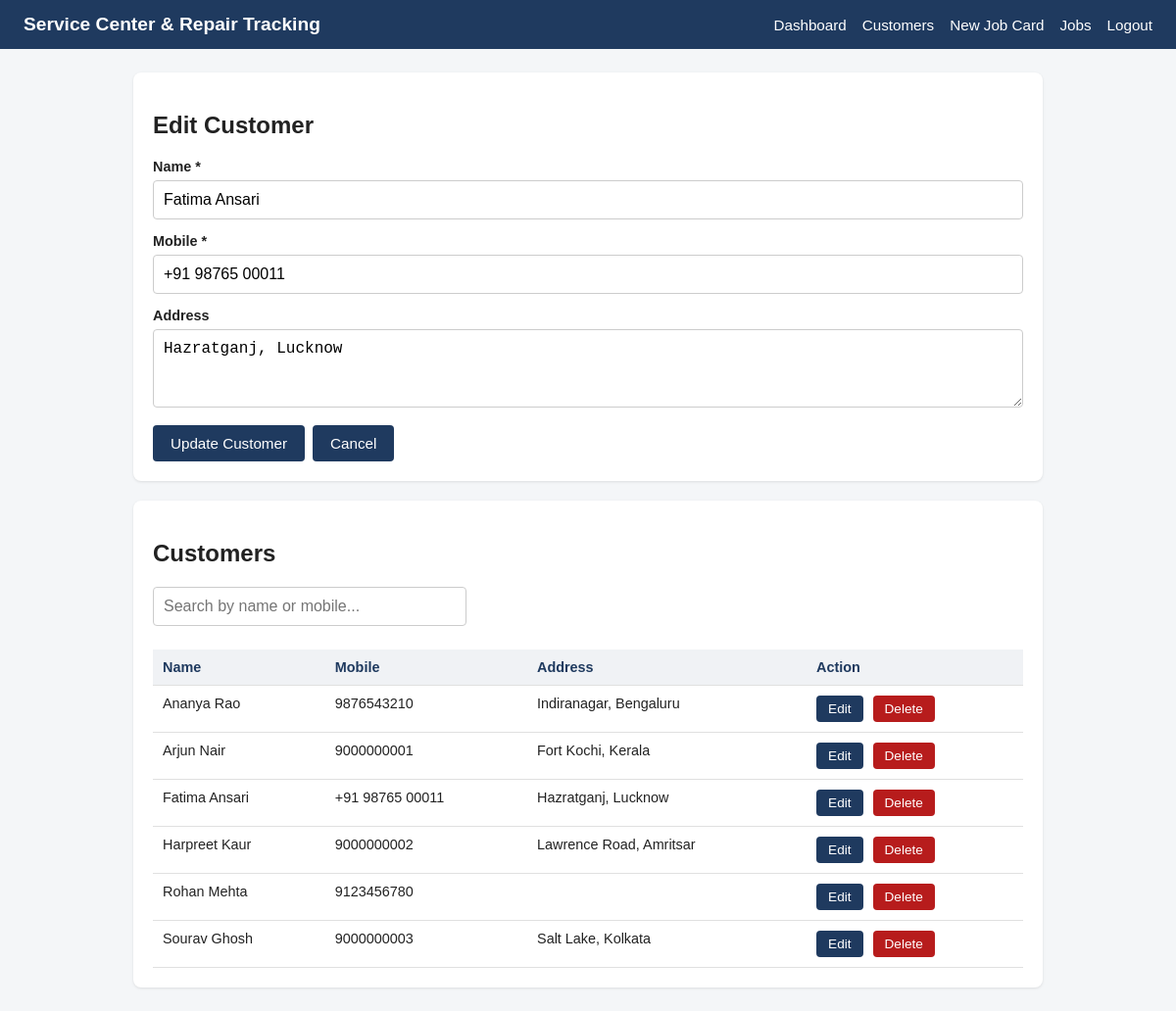
/customers.php?edit=3 (signed in), run on the app's committed database.
### tables this page shows
CREATE TABLE IF NOT EXISTS customers (
    id INT AUTO_INCREMENT PRIMARY KEY,
    name VARCHAR(100) NOT NULL,
    mobile VARCHAR(20) NOT NULL,
    address VARCHAR(255) NULL
);

### includes/customer_rows.php (the view, shortened to what this page needs)
<?php
if (empty($customers)):
?>
<?php
else:
    foreach ($customers as $c):
?>
    <tr>
        <td data-label="Name"><?= htmlspecialchars($c['name']) ?></td>
        <td data-label="Mobile"><?= htmlspecialchars($c['mobile']) ?></td>
        <td data-label="Address"><?= htmlspecialchars($c['address'] ?? '') ?></td>
        <td>
            <a href="customers.php?edit=<?= (int) $c['id'] ?>" class="btn">Edit</a>
            <form method="POST" action="customers.php" class="inline-form"
                  onsubmit="return confirm('Delete <?= htmlspecialchars(addslashes($c['name'])) ?>? This cannot be undone.');">
                <button type="submit" class="btn btn-danger">Delete</button>
            </form>
        </td>
    </tr>
<?php
    endforeach;
endif;

### customers.php (shortened to what this page needs)
<?php
require 'config/db.php';
$editId       = isset($_GET['edit']) ? (int) $_GET['edit'] : 0;
$editCustomer = null;
if ($editId > 0) {
    $stmt = $pdo->prepare('SELECT id, name, mobile, address FROM customers WHERE id = ?');
    $stmt->execute([$editId]);
    $editCustomer = $stmt->fetch();
}
$formHeading = 'Add Customer';
if ($editId > 0) {
    $formHeading = 'Edit Customer';
} elseif (isset($_GET['saved']) || isset($_GET['deleted'])) {
    $formHeading = 'Customer Form';
}
$customers = $pdo->query('SELECT id, name, mobile, address FROM customers ORDER BY name ASC')->fetchAll();
require 'includes/header.php';
?>
<div class="card">
    <h2><?= htmlspecialchars($formHeading) ?></h2>
    <form method="POST" action="customers.php" id="customerForm">
        <label for="name">Name *</label>
        <input type="text" id="name" name="name" required maxlength="100"
               value="<?= htmlspecialchars($editCustomer['name'] ?? '') ?>">
        <label for="mobile">Mobile *</label>
        <input type="text" id="mobile" name="mobile" required
               pattern="[0-9+\-\s]{7,20}" title="Enter a valid mobile number"
               value="<?= htmlspecialchars($editCustomer['mobile'] ?? '') ?>">
        <label for="address">Address</label>
        <textarea id="address" name="address" rows="2" maxlength="255"><?= htmlspecialchars($editCustomer['address'] ?? '') ?></textarea>
        <div class="form-actions">
            <button type="submit"><?= $editId > 0 ? 'Update Customer' : 'Add Customer' ?></button>
            <?php if ($editId > 0): ?>
                <a href="customers.php" class="btn">Cancel</a>
            <?php endif; ?>
        </div>
    </form>
</div>
<div class="card">
    <h2>Customers</h2>
    <input type="text" id="customerSearch" placeholder="Search by name or mobile..." autocomplete="off">
    <div class="table-wrap">
    <table class="data-table stack-table" id="customerTable">
        <thead>
            <tr>
                <th>Name</th>
                <th>Mobile</th>
                <th>Address</th>
                <th>Action</th>
            </tr>
        </thead>
        <tbody id="customerTableBody">
            <?php include 'includes/customer_rows.php'; ?>
        </tbody>
    </table>
    </div>
</div>
<?php require 'includes/footer.php'; ?>

### assets/css/style.css (style rules this page uses)
* { box-sizing: border-box; }
body { margin: 0; font-family: Arial, Helvetica, sans-serif; background: #f4f6f8; color: #222; }
.card { background: #fff; border-radius: 8px; padding: 20px; box-shadow: 0 1px 3px rgba(0,0,0,0.1); margin-bottom: 20px; }
label { display: block; margin-bottom: 6px; font-weight: bold; font-size: 0.9rem; }
input[type="text"], input[type="password"], input[type="number"], select, textarea { width: 100%; padding: 10px; margin-bottom: 14px; border: 1px solid #ccc; border-radius: 4px; font-size: 1rem; }
textarea { resize: vertical; min-height: 80px; }
button, .btn { background: #1f3a5f; color: #fff; border: none; padding: 10px 18px; border-radius: 4px; cursor: pointer; font-size: 0.95rem; text-decoration: none; display: inline-block; }
#customerSearch, #jobSearch { max-width: 320px; }
.data-table { width: 100%; border-collapse: collapse; margin-top: 10px; }
.data-table th, .data-table td { text-align: left; padding: 10px; border-bottom: 1px solid #e0e0e0; font-size: 0.9rem; }
.data-table th { background: #f0f2f5; color: #1f3a5f; }
.data-table td { vertical-align: top; overflow-wrap: break-word; }
.table-wrap { overflow-x: auto; -webkit-overflow-scrolling: touch; }
#customerTable td:last-child, #jobTable td:last-child { white-space: nowrap; }
.data-table .btn { padding: 6px 12px; font-size: 0.85rem; }
.inline-form { display: inline-block; margin: 0 0 0 6px; }
.btn-danger { background: #b71c1c; }
.form-actions, .btn-row { display: flex; flex-wrap: wrap; gap: 8px; }

### data on the page
customers: name "Fatima Ansari", mobile "+91 98765 00011", address "Hazratganj, Lucknow"
customers: name "Ananya Rao", mobile "9876543210", address "Indiranagar, Bengaluru"
customers: name "Arjun Nair", mobile "9000000001", address "Fort Kochi, Kerala"
customers: name "Harpreet Kaur", mobile "9000000002", address "Lawrence Road, Amritsar"
customers: name "Rohan Mehta", mobile "9123456780"
customers: name "Sourav Ghosh", mobile "9000000003", address "Salt Lake, Kolkata"

### other printed values
$formHeading "Edit Customer"
